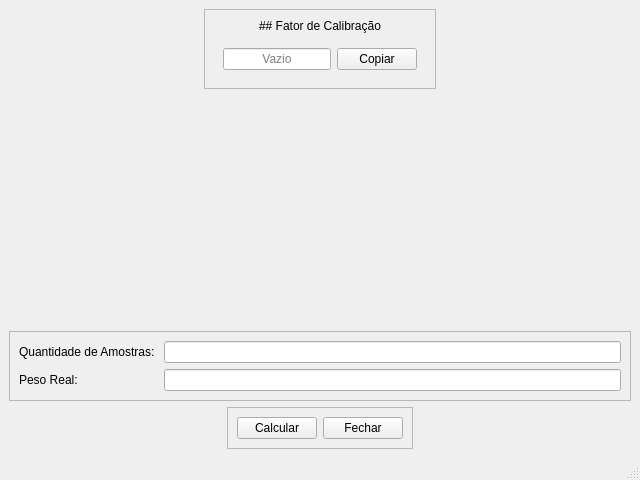
<?xml version="1.0" encoding="UTF-8"?>
<ui version="4.0">
 <class>MainWindow</class>
 <widget class="QMainWindow" name="MainWindow">
  <property name="geometry">
   <rect>
    <x>0</x>
    <y>0</y>
    <width>640</width>
    <height>480</height>
   </rect>
  </property>
  <property name="windowTitle">
   <string>MainWindow</string>
  </property>
  <widget class="QWidget" name="centralwidget">
   <layout class="QVBoxLayout" name="verticalLayout">
    <item alignment="Qt::AlignmentFlag::AlignHCenter|Qt::AlignmentFlag::AlignVCenter">
     <widget class="QFrame" name="frame">
      <property name="frameShape">
       <enum>QFrame::Shape::StyledPanel</enum>
      </property>
      <property name="frameShadow">
       <enum>QFrame::Shadow::Raised</enum>
      </property>
      <layout class="QVBoxLayout" name="verticalLayout_2">
       <item alignment="Qt::AlignmentFlag::AlignHCenter">
        <widget class="QLabel" name="label_2">
         <property name="text">
          <string>## Fator de Calibração</string>
         </property>
         <property name="textFormat">
          <enum>Qt::TextFormat::MarkdownText</enum>
         </property>
        </widget>
       </item>
       <item alignment="Qt::AlignmentFlag::AlignHCenter">
        <widget class="QFrame" name="frame">
         <layout class="QHBoxLayout" name="horizontalLayout_2">
          <item alignment="Qt::AlignmentFlag::AlignHCenter">
           <widget class="QLineEdit" name="lineEdit">
            <property name="alignment">
             <set>Qt::AlignmentFlag::AlignCenter</set>
            </property>
            <property name="placeholderText">
             <string>Vazio</string>
            </property>
           </widget>
          </item>
          <item>
           <widget class="QPushButton" name="pushButton_3">
            <property name="text">
             <string>Copiar</string>
            </property>
           </widget>
          </item>
         </layout>
        </widget>
       </item>
      </layout>
     </widget>
    </item>
    <item>
     <spacer name="verticalSpacer">
      <property name="orientation">
       <enum>Qt::Orientation::Vertical</enum>
      </property>
      <property name="sizeHint" stdset="0">
       <size>
        <width>20</width>
        <height>40</height>
       </size>
      </property>
     </spacer>
    </item>
    <item alignment="Qt::AlignmentFlag::AlignVCenter">
     <widget class="QFrame" name="frame_2">
      <property name="frameShape">
       <enum>QFrame::Shape::StyledPanel</enum>
      </property>
      <property name="frameShadow">
       <enum>QFrame::Shadow::Raised</enum>
      </property>
      <layout class="QFormLayout" name="formLayout">
       <item row="1" column="0">
        <widget class="QLabel" name="label">
         <property name="text">
          <string>Quantidade de Amostras: </string>
         </property>
        </widget>
       </item>
       <item row="1" column="1">
        <widget class="QLineEdit" name="lineEdit_3"/>
       </item>
       <item row="3" column="0">
        <widget class="QLabel" name="label_3">
         <property name="text">
          <string>Peso Real: </string>
         </property>
        </widget>
       </item>
       <item row="3" column="1">
        <widget class="QLineEdit" name="lineEdit_4"/>
       </item>
      </layout>
     </widget>
    </item>
    <item alignment="Qt::AlignmentFlag::AlignHCenter|Qt::AlignmentFlag::AlignVCenter">
     <widget class="QFrame" name="frame_3">
      <property name="frameShape">
       <enum>QFrame::Shape::StyledPanel</enum>
      </property>
      <property name="frameShadow">
       <enum>QFrame::Shadow::Raised</enum>
      </property>
      <layout class="QHBoxLayout" name="horizontalLayout">
       <item>
        <widget class="QPushButton" name="pushButton">
         <property name="text">
          <string>Calcular</string>
         </property>
        </widget>
       </item>
       <item>
        <widget class="QPushButton" name="pushButton_2">
         <property name="text">
          <string>Fechar</string>
         </property>
        </widget>
       </item>
      </layout>
     </widget>
    </item>
   </layout>
  </widget>
  <widget class="QMenuBar" name="menubar">
   <property name="geometry">
    <rect>
     <x>0</x>
     <y>0</y>
     <width>640</width>
     <height>26</height>
    </rect>
   </property>
  </widget>
  <widget class="QStatusBar" name="statusbar"/>
 </widget>
 <resources/>
 <connections/>
</ui>
